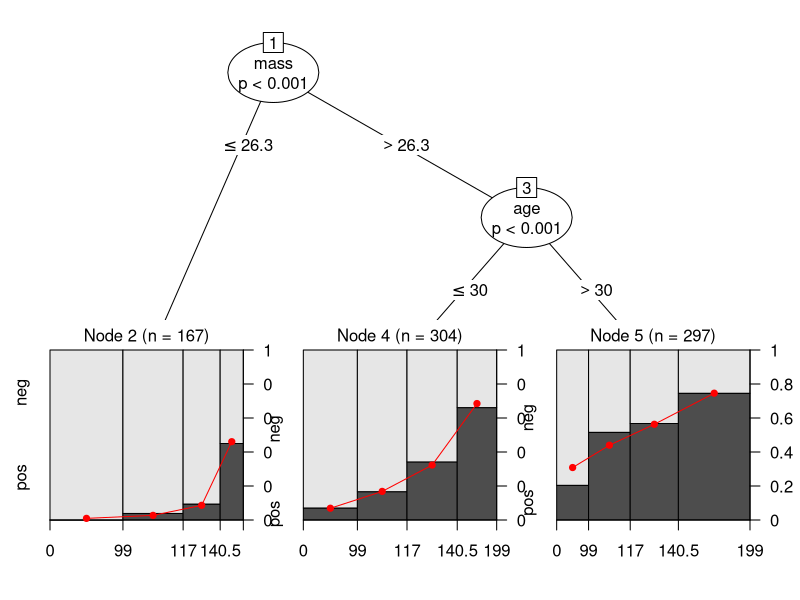
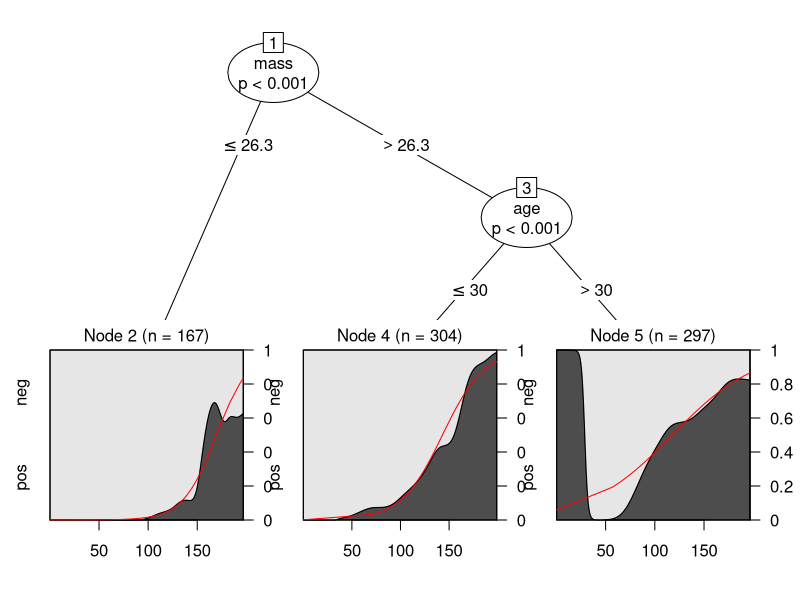
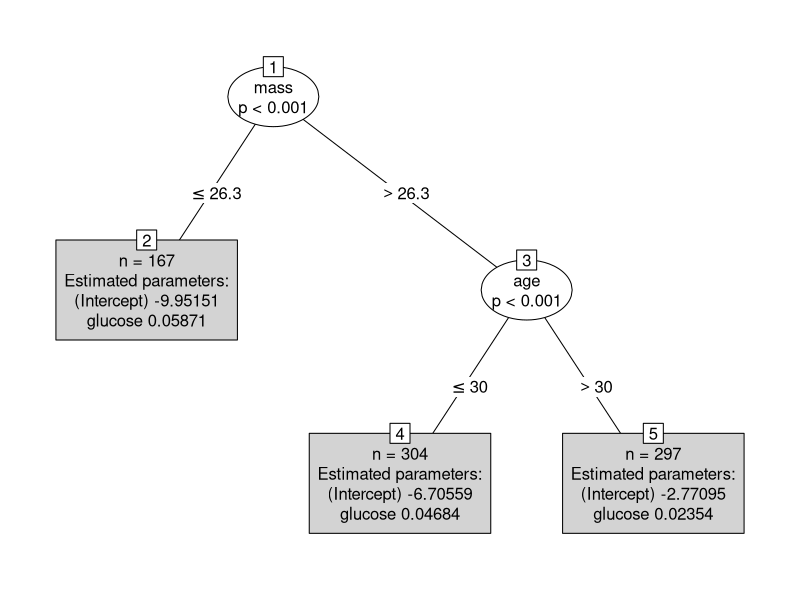

Reproduce these figures in R, in order.
library(partykit)


### Name: glmtree
### Title: Generalized Linear Model Trees
### Aliases: glmtree plot.glmtree predict.glmtree print.glmtree
### Keywords: tree

### ** Examples

if(require("mlbench")) {

## Pima Indians diabetes data
data("PimaIndiansDiabetes", package = "mlbench")

## recursive partitioning of a logistic regression model
pid_tree2 <- glmtree(diabetes ~ glucose | pregnant +
  pressure + triceps + insulin + mass + pedigree + age,
  data = PimaIndiansDiabetes, family = binomial)

## printing whole tree or individual nodes
print(pid_tree2)
print(pid_tree2, node = 1)

## visualization
plot(pid_tree2)
plot(pid_tree2, tp_args = list(cdplot = TRUE))
plot(pid_tree2, terminal_panel = NULL)

## estimated parameters
coef(pid_tree2)
coef(pid_tree2, node = 5)
summary(pid_tree2, node = 5)

## deviance, log-likelihood and information criteria
deviance(pid_tree2)
logLik(pid_tree2)
AIC(pid_tree2)
BIC(pid_tree2)

## different types of predictions
pid <- head(PimaIndiansDiabetes)
predict(pid_tree2, newdata = pid, type = "node")
predict(pid_tree2, newdata = pid, type = "response")
predict(pid_tree2, newdata = pid, type = "link")

}
